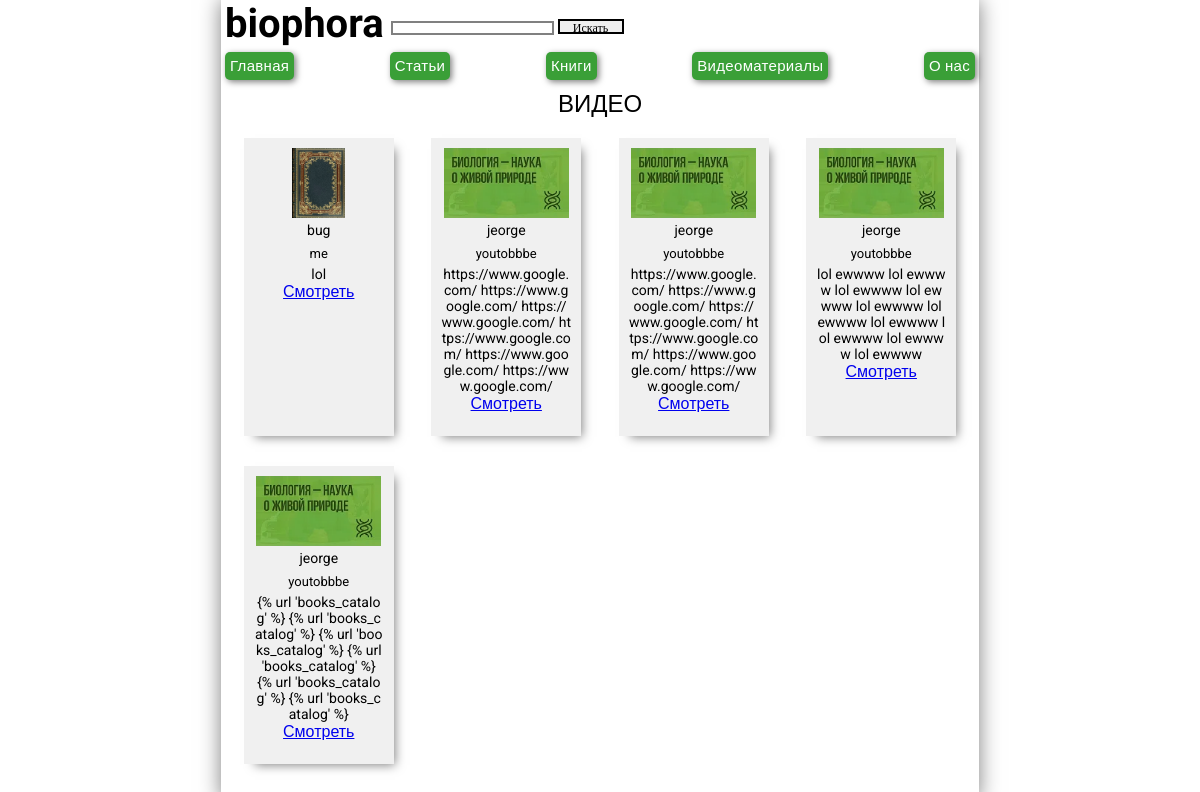
Page /videos_catalog/ on the committed database.
### articles/models.py (models this page shows, shortened)
class Video(models.Model):
    preview = models.ImageField()
    title = models.CharField(max_length=200)
    author = models.CharField(max_length=200)
    description = models.TextField()
    watch_link = models.TextField()
    created_date = models.DateTimeField(default=timezone.now)
    published_date = models.DateTimeField(blank=True, null=True)
    class Meta:
        verbose_name = 'Видео'
        verbose_name_plural = 'Видео'

### articles/views.py (the view)
# urls.py: path('videos_catalog/', views.videos_catalog, name='videos_catalog'),
def videos_catalog(request):
    videos = Video.objects.order_by('-published_date')
    return render(request, 'videos_catalog.html', {'videos': videos})

### articles/templates/videos_catalog.html
{% extends 'base.html' %}
{% block content %}
<h2 class="block-name">ВИДЕО</h2>
<div class="videos grid">
  {% for video in videos %}
    <div class="video-preview">
      <img src="{{ video.preview.url }}" height="70px">
      <p class="video-title">{{ video.title }}</p>
      <p class="preview-author-name">{{ video.author }}</p>
      <p class="preview-description">{{ video.description }}</p>
      <a href="{{ video.watch_link }}">Смотреть</a>
    </div>
  {% endfor %}
</div>
{% endblock %}

### articles/static/css/style.css (style rules this page uses)
* { margin: 0; padding: 0; }
html { height: 100%; }
body { box-shadow: 0 0 20px rgba(0,0,0,0.5); min-height: 100%; margin: 0 auto; max-width: 750px; min-width: 300px; padding: 0 4px; font-family: Roboto, sans-serif; }
.grid { display: grid; justify-content: space-around; grid-gap: 10px; }
.videos { grid-template-columns: repeat(auto-fit, 150px); }
.block-name { padding-bottom: 10px; font-weight: 500; }
.preview-author-name { display: inline-block; font-size: 13px; width: 100%; padding-bottom: 5px; }
.preview-description { font-size: 14px; width: 100%; word-break: break-all; }
.video-preview { width: 130px; min-height: 278px; background-color: #f0f0f0; padding: 10px; box-shadow: 6px 6px 10px -5px rgba(0,0,0,0.5); margin: 10px 0; }
.video-title { width: 100%; font-size: 14px; padding-bottom: 5px; }

### rows in the picture
Video: preview (picture), title "bug", author "me", description "lol"
Video: preview (picture), title "jeorge", author "youtobbbe", description "https://www.google.com/ https://www.google.com/ https://www.google.com/ https://www.google.com/ https://www.google.com/ https://www.google.com/"
Video: preview (picture), title "jeorge", author "youtobbbe", description "https://www.google.com/ https://www.google.com/ https://www.google.com/ https://www.google.com/ https://www.google.com/ https://www.google.com/"
Video: preview (picture), title "jeorge", author "youtobbbe", description "lol ewwww lol ewwww lol ewwww lol ewwww lol ewwww lol ewwww lol ewwww lol ewwww lol ewwww lol ewwww"
Video: preview (picture), title "jeorge", author "youtobbbe", description "{% url 'books_catalog' %} {% url 'books_catalog' %} {% url 'books_catalog' %} {% url 'books_catalog' %} {% url 'books_catalog' %} {% url 'books_catalog' %}"
